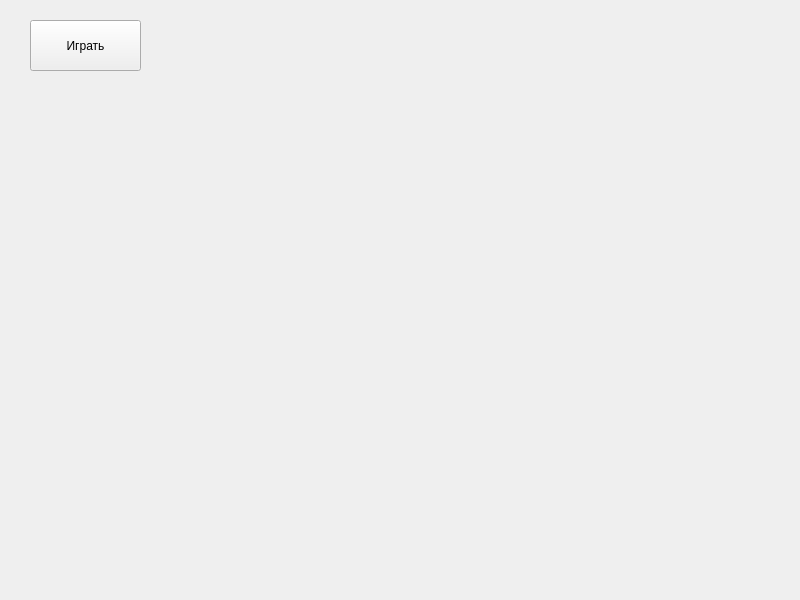
<?xml version="1.0" encoding="UTF-8"?>
<ui version="4.0">
 <class>Widget</class>
 <widget class="QWidget" name="Widget">
  <property name="geometry">
   <rect>
    <x>0</x>
    <y>0</y>
    <width>800</width>
    <height>600</height>
   </rect>
  </property>
  <property name="windowTitle">
   <string>Widget</string>
  </property>
  <widget class="QPushButton" name="pushButton">
   <property name="geometry">
    <rect>
     <x>30</x>
     <y>20</y>
     <width>111</width>
     <height>51</height>
    </rect>
   </property>
   <property name="text">
    <string>Играть</string>
   </property>
  </widget>
 </widget>
 <resources/>
 <connections/>
</ui>
